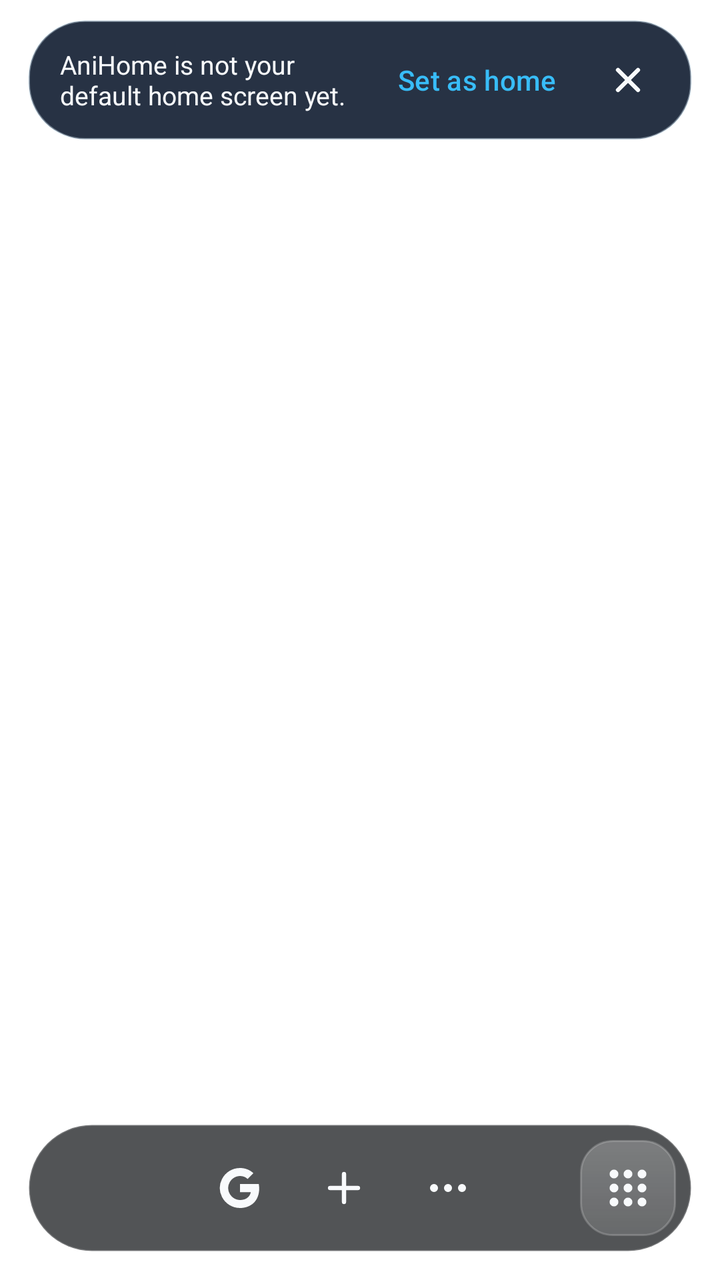
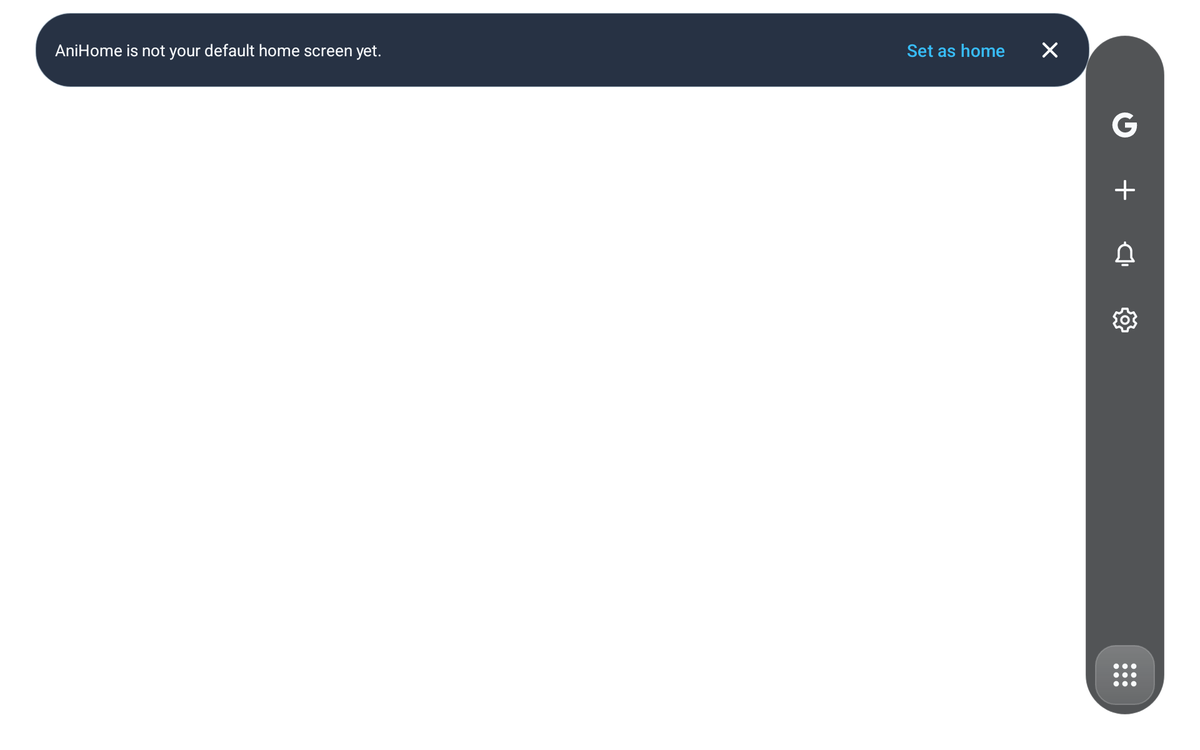

Compare how this app lays out the same screen by default and in its alternative resource folder. The renders come first, then the two layout files and the values they reference.
<!-- AndroidManifest.xml: activity theme Theme.AniHome.Home -->
<!-- res/layout/activity_home.xml -->
<?xml version="1.0" encoding="utf-8"?>
<FrameLayout xmlns:android="http://schemas.android.com/apk/res/android"
    xmlns:tools="http://schemas.android.com/tools"
    android:id="@+id/root"
    android:layout_width="match_parent"
    android:layout_height="match_parent">

    <LinearLayout
        android:id="@+id/content"
        android:layout_width="match_parent"
        android:layout_height="match_parent"
        android:orientation="vertical"
        android:paddingStart="@dimen/page_padding"
        android:paddingEnd="@dimen/page_padding" android:paddingBottom="88dp">

        <LinearLayout
            android:id="@+id/default_banner"
            android:layout_width="match_parent"
            android:layout_height="wrap_content"
            android:layout_marginTop="10dp"
            android:background="@drawable/bg_pill"
            android:gravity="center_vertical"
            android:orientation="horizontal"
            android:paddingStart="16dp"
            android:paddingTop="6dp"
            android:paddingEnd="8dp"
            android:paddingBottom="6dp"
            android:visibility="gone"
            tools:visibility="visible">

            <TextView
                android:layout_width="0dp"
                android:layout_height="wrap_content"
                android:layout_weight="1"
                android:text="@string/default_home_banner"
                android:textColor="@color/text"
                android:textSize="13sp" />

            <com.google.android.material.button.MaterialButton
                android:id="@+id/btn_default_home"
                style="@style/Widget.Material3.Button.TextButton"
                android:layout_width="wrap_content"
                android:layout_height="wrap_content"
                android:text="@string/default_home_set"
                android:textColor="@color/cyan" />
            <ImageButton android:id="@+id/btn_dismiss_default" style="@style/Widget.AniHome.BorderlessIconButton"
                android:src="@drawable/ic_close" android:contentDescription="Dismiss default home reminder" />
        </LinearLayout>
        <TextView android:id="@+id/edit_hint" android:layout_width="match_parent" android:layout_height="wrap_content"
            android:layout_marginTop="8dp" android:padding="10dp" android:background="@drawable/bg_pill"
            android:text="Hold a tile to move it. Drag widget edges to resize. Tap empty Home or Done to finish."
            android:textSize="13sp" android:textColor="@color/text" android:visibility="gone" />

        <androidx.core.widget.NestedScrollView
            android:id="@+id/home_scroll"
            android:layout_width="match_parent"
            android:layout_height="0dp"
            android:layout_weight="1"
            android:fillViewport="true"
            android:clipToPadding="false">
            <LinearLayout
                android:layout_width="match_parent"
                android:layout_height="wrap_content"
                android:orientation="vertical">
                <androidx.recyclerview.widget.RecyclerView
                    android:id="@+id/grid"
                    android:layout_width="match_parent"
                    android:layout_height="wrap_content"
                    android:nestedScrollingEnabled="false"
                    android:clipToPadding="false"
                    android:paddingTop="14dp"
                    tools:listitem="@layout/item_tile" />
                <androidx.recyclerview.widget.RecyclerView
                    android:id="@+id/widget_grid"
                    android:layout_width="match_parent"
                    android:layout_height="wrap_content"
                    android:nestedScrollingEnabled="false"
                    android:paddingBottom="24dp" />
            </LinearLayout>
        </androidx.core.widget.NestedScrollView>
    </LinearLayout>

    <LinearLayout android:id="@+id/control_rail" android:layout_width="match_parent" android:layout_height="64dp"
        android:layout_gravity="bottom" android:layout_marginStart="@dimen/page_padding" android:layout_marginEnd="@dimen/page_padding" android:layout_marginBottom="@dimen/page_padding"
        android:orientation="horizontal" android:gravity="center_vertical" android:background="@drawable/bg_dock_surface" android:padding="8dp">
        <ImageView android:id="@+id/rail_brand" android:layout_width="32dp" android:layout_height="32dp" android:src="@drawable/anibrave_lion" android:contentDescription="@null" />
        <LinearLayout android:layout_width="0dp" android:layout_height="match_parent" android:layout_weight="1" android:orientation="horizontal" android:gravity="center">
            <ImageButton android:id="@+id/btn_search" style="@style/Widget.AniHome.BorderlessIconButton" android:layout_marginStart="2dp" android:layout_marginEnd="2dp"
                android:src="@drawable/ic_google" android:contentDescription="@string/action_search" android:tooltipText="@string/action_search" android:visibility="visible" />
            <ImageButton android:id="@+id/btn_add" style="@style/Widget.AniHome.BorderlessIconButton" android:layout_marginStart="2dp" android:layout_marginEnd="2dp"
                android:src="@drawable/ic_add" android:contentDescription="@string/action_add" android:tooltipText="@string/action_add" android:visibility="visible" />
            <ImageButton android:id="@+id/btn_edit" style="@style/Widget.AniHome.BorderlessIconButton" android:layout_marginStart="2dp" android:layout_marginEnd="2dp"
                android:src="@drawable/ic_edit" android:contentDescription="@string/action_edit" android:tooltipText="@string/action_edit" android:visibility="gone" />
            <ImageButton android:id="@+id/btn_settings" style="@style/Widget.AniHome.BorderlessIconButton" android:layout_marginStart="2dp" android:layout_marginEnd="2dp"
                android:src="@drawable/ic_settings" android:contentDescription="@string/action_settings" android:tooltipText="@string/action_settings" android:visibility="gone" />
            <ImageButton android:id="@+id/btn_notifications" style="@style/Widget.AniHome.BorderlessIconButton" android:layout_marginStart="2dp" android:layout_marginEnd="2dp"
                android:src="@drawable/ic_notifications" android:contentDescription="@string/action_notifications" android:tooltipText="@string/action_notifications" android:visibility="gone" />
            <ImageButton android:id="@+id/btn_more" style="@style/Widget.AniHome.BorderlessIconButton" android:layout_marginStart="2dp" android:layout_marginEnd="2dp"
                android:src="@drawable/ic_more" android:contentDescription="@string/action_more" android:tooltipText="@string/action_more" android:visibility="visible" />
        </LinearLayout>
        <ImageButton android:id="@+id/btn_apps" style="@style/Widget.AniHome.BorderlessIconButton" android:src="@drawable/ic_dock_apps" android:background="@drawable/bg_dock_apps" android:contentDescription="@string/action_all_apps" android:tooltipText="@string/action_all_apps" />
    </LinearLayout>

    <TextView
        android:id="@+id/empty"
        android:layout_width="wrap_content"
        android:layout_height="wrap_content"
        android:layout_gravity="center"
        android:gravity="center"
        android:padding="32dp"
        android:text="@string/empty_home"
        android:textColor="@color/muted"
        android:textSize="15sp"
        android:visibility="gone" />
</FrameLayout>
<!-- resources referenced by this layout -->
<resources>
  <color name="cyan">#38BDF8</color>
  <color name="muted">#94A3B8</color>
  <color name="text">#F8FAFC</color>
  <dimen name="page_padding">14dp</dimen>
  <!-- drawable bg_dock_surface (drawable) -->
  <?xml version="1.0" encoding="utf-8"?>
  <shape xmlns:android="http://schemas.android.com/apk/res/android">
      <solid android:color="#B8101216" />
      <stroke android:width="1dp" android:color="#32FFFFFF" />
      <corners android:radius="@dimen/rail_radius" />
  </shape>
  <!-- drawable bg_pill (drawable) -->
  <?xml version="1.0" encoding="utf-8"?>
  <shape xmlns:android="http://schemas.android.com/apk/res/android" android:shape="rectangle">
      <solid android:color="#E6101C30" />
      <stroke android:width="1dp" android:color="@color/glass_line" />
      <corners android:radius="28dp" />
  </shape>
  <!-- drawable ic_add (drawable) -->
  <?xml version="1.0" encoding="utf-8"?>
  <vector xmlns:android="http://schemas.android.com/apk/res/android"
      android:width="24dp" android:height="24dp" android:viewportWidth="24" android:viewportHeight="24">
      <path android:pathData="M12,5V19M5,12H14M14,12H19" android:strokeColor="#FFFFFFFF" android:strokeWidth="2.1" android:strokeLineCap="round" android:strokeLineJoin="round" android:fillColor="#00000000" />
  </vector>
  <!-- drawable ic_more (drawable) -->
  <vector xmlns:android="http://schemas.android.com/apk/res/android" android:width="24dp" android:height="24dp" android:viewportWidth="24" android:viewportHeight="24"><path android:fillColor="#FFFFFFFF" android:pathData="M5,10a2,2 0,1 0,0 4a2,2 0,1 0,0 -4M12,10a2,2 0,1 0,0 4a2,2 0,1 0,0 -4M19,10a2,2 0,1 0,0 4a2,2 0,1 0,0 -4" /></vector>
  <!-- drawable ic_notifications (drawable) -->
  <vector xmlns:android="http://schemas.android.com/apk/res/android" android:width="24dp" android:height="24dp" android:viewportWidth="24" android:viewportHeight="24">
      <path android:fillColor="@android:color/transparent" android:strokeColor="#FFFFFFFF" android:strokeWidth="1.8" android:strokeLineJoin="round" android:strokeLineCap="round" android:pathData="M5,17 L7,14 L7,9 A5,5 0,0 1,17 9 L17,14 L19,17 Z M10,20 L14,20 M12,3 L12,2" />
  </vector>
  <string name="action_add">Add to home</string>
  <string name="action_all_apps">All apps</string>
  <string name="action_edit">Edit home</string>
  <string name="action_more">More controls</string>
  <string name="action_notifications">Open notifications</string>
  <string name="action_search">Search or open address</string>
  <string name="action_settings">Settings</string>
  <string name="default_home_banner">AniHome is not your default home screen yet.</string>
  <string name="default_home_set">Set as home</string>
  <string name="empty_home">Nothing here yet. Hold empty Home, then tap + to add apps, websites or widgets.</string>
  <style name="Widget.AniHome.BorderlessIconButton" parent="Widget.AniHome.IconButton">
          <item name="android:background">@drawable/bg_icon_button</item>
      </style>
  <style name="Theme.AniHome.Home" parent="Theme.AniHome">
          <item name="android:windowFullscreen">true</item>
      </style>
  <dimen name="rail_radius">100dp</dimen>
  <color name="glass_line">#66D8EAF8</color>
  <color name="ink">#060913</color>
  <color name="accent">#FF6B35</color>
  <color name="ink_soft">#141414</color>
  <style name="Theme.AniHome.Dialog" parent="ThemeOverlay.Material3.MaterialAlertDialog">
          <item name="colorSurface">@color/ink_soft</item>
          <item name="colorPrimary">@color/cyan</item>
          <item name="shapeAppearanceOverlay">@style/ShapeAppearance.AniHome.Dialog</item>
      </style>
  <style name="ShapeAppearance.AniHome.Dialog" parent="">
          <item name="cornerFamily">rounded</item>
          <item name="cornerSize">24dp</item>
      </style>
  <!-- some entries are left out for length -->
</resources>
<!-- res/layout-sw600dp-land/activity_home.xml (the repository's variant of the layout above) -->
<!-- drawn on a 7-inch tablet turned sideways -->
<?xml version="1.0" encoding="utf-8"?>
<FrameLayout xmlns:android="http://schemas.android.com/apk/res/android"
    xmlns:tools="http://schemas.android.com/tools"
    android:id="@+id/root"
    android:layout_width="match_parent"
    android:layout_height="match_parent">

    <LinearLayout
        android:id="@+id/content"
        android:layout_width="match_parent"
        android:layout_height="match_parent"
        android:orientation="vertical"
        android:paddingStart="@dimen/page_padding"
        android:paddingEnd="88dp">

        <LinearLayout
            android:id="@+id/default_banner"
            android:layout_width="match_parent"
            android:layout_height="wrap_content"
            android:layout_marginTop="10dp"
            android:background="@drawable/bg_pill"
            android:gravity="center_vertical"
            android:orientation="horizontal"
            android:paddingStart="16dp"
            android:paddingTop="6dp"
            android:paddingEnd="8dp"
            android:paddingBottom="6dp"
            android:visibility="gone"
            tools:visibility="visible">

            <TextView
                android:layout_width="0dp"
                android:layout_height="wrap_content"
                android:layout_weight="1"
                android:text="@string/default_home_banner"
                android:textColor="@color/text"
                android:textSize="13sp" />

            <com.google.android.material.button.MaterialButton
                android:id="@+id/btn_default_home"
                style="@style/Widget.Material3.Button.TextButton"
                android:layout_width="wrap_content"
                android:layout_height="wrap_content"
                android:text="@string/default_home_set"
                android:textColor="@color/cyan" />
            <ImageButton android:id="@+id/btn_dismiss_default" style="@style/Widget.AniHome.BorderlessIconButton"
                android:src="@drawable/ic_close" android:contentDescription="Dismiss default home reminder" />
        </LinearLayout>
        <androidx.core.widget.NestedScrollView
            android:id="@+id/home_scroll"
            android:layout_width="match_parent"
            android:layout_height="0dp"
            android:layout_weight="1"
            android:fillViewport="true"
            android:clipToPadding="false" android:clipChildren="false">
            <LinearLayout
                android:layout_width="match_parent"
                android:layout_height="wrap_content"
                android:orientation="vertical">
                <androidx.recyclerview.widget.RecyclerView
                    android:id="@+id/grid"
                    android:layout_width="match_parent"
                    android:layout_height="wrap_content"
                    android:nestedScrollingEnabled="false"
                    android:clipToPadding="false" android:clipChildren="false"
                    android:paddingTop="14dp"
                    tools:listitem="@layout/item_tile" />
                <androidx.recyclerview.widget.RecyclerView
                    android:id="@+id/widget_grid"
                    android:layout_width="match_parent"
                    android:layout_height="wrap_content"
                    android:nestedScrollingEnabled="false"
                    android:paddingBottom="24dp" />
            </LinearLayout>
        </androidx.core.widget.NestedScrollView>
    </LinearLayout>

    <LinearLayout
        android:id="@+id/control_rail"
        android:layout_width="64dp"
        android:layout_height="match_parent"
        android:layout_gravity="end"
        android:layout_marginEnd="@dimen/page_padding"
        android:layout_marginTop="@dimen/page_padding"
        android:layout_marginBottom="@dimen/page_padding"
        android:orientation="vertical"
        android:gravity="center_horizontal"
        android:background="@drawable/bg_dock_surface"
        android:padding="8dp">
        <ImageView android:id="@+id/rail_brand" android:layout_width="32dp" android:layout_height="32dp"
            android:src="@drawable/anibrave_lion" android:contentDescription="@null" />
        <androidx.core.widget.NestedScrollView
            android:layout_width="match_parent" android:layout_height="0dp"
            android:layout_weight="1" android:fillViewport="true" android:scrollbars="none">
            <LinearLayout android:layout_width="match_parent" android:layout_height="wrap_content"
                android:orientation="vertical" android:gravity="top|center_horizontal" android:paddingTop="8dp" android:paddingBottom="8dp">
                <ImageButton android:id="@+id/btn_search" style="@style/Widget.AniHome.BorderlessIconButton"
                    android:src="@drawable/ic_google" android:contentDescription="@string/action_search" android:tooltipText="@string/action_search" />
                <ImageButton android:id="@+id/btn_add" style="@style/Widget.AniHome.BorderlessIconButton" android:layout_marginTop="4dp"
                    android:src="@drawable/ic_add" android:contentDescription="@string/action_add" android:tooltipText="@string/action_add" />
                <ImageButton android:id="@+id/btn_notifications" style="@style/Widget.AniHome.BorderlessIconButton" android:layout_marginTop="4dp"
                    android:src="@drawable/ic_notifications" android:contentDescription="@string/action_notifications" android:tooltipText="@string/action_notifications" />
                <ImageButton android:id="@+id/btn_settings" style="@style/Widget.AniHome.BorderlessIconButton" android:layout_marginTop="4dp"
                    android:src="@drawable/ic_settings" android:contentDescription="@string/action_settings" android:tooltipText="@string/action_settings" />
                <ImageButton android:id="@+id/btn_more" style="@style/Widget.AniHome.BorderlessIconButton"
                    android:src="@drawable/ic_more" android:contentDescription="@string/action_more" android:tooltipText="@string/action_more" android:visibility="gone" />
            </LinearLayout>
        </androidx.core.widget.NestedScrollView>
        <ImageButton android:id="@+id/btn_edit" style="@style/Widget.AniHome.BorderlessIconButton" android:layout_marginTop="4dp"
            android:src="@drawable/ic_edit" android:contentDescription="@string/action_edit" android:tooltipText="@string/action_edit" android:visibility="gone" />
        <ImageButton android:id="@+id/btn_apps" style="@style/Widget.AniHome.BorderlessIconButton" android:layout_marginTop="4dp"
            android:src="@drawable/ic_dock_apps" android:background="@drawable/bg_dock_apps" android:contentDescription="@string/action_all_apps" android:tooltipText="@string/action_all_apps" />
    </LinearLayout>

    <TextView
        android:id="@+id/empty"
        android:layout_width="wrap_content"
        android:layout_height="wrap_content"
        android:layout_gravity="center"
        android:gravity="center"
        android:padding="32dp"
        android:text="@string/empty_home"
        android:textColor="@color/muted"
        android:textSize="15sp"
        android:visibility="gone" />
</FrameLayout>
<!-- resources referenced by the variant -->
<!-- as a 7-inch tablet turned sideways resolves them -->
<resources>
  <color name="cyan">#38BDF8</color>
  <color name="muted">#94A3B8</color>
  <color name="text">#F8FAFC</color>
  <!-- from res/values-sw600dp-land/ -->
  <dimen name="page_padding">28dp</dimen>
  <!-- drawable bg_dock_surface (drawable) -->
  <?xml version="1.0" encoding="utf-8"?>
  <shape xmlns:android="http://schemas.android.com/apk/res/android">
      <solid android:color="#B8101216" />
      <stroke android:width="1dp" android:color="#32FFFFFF" />
      <corners android:radius="@dimen/rail_radius" />
  </shape>
  <!-- drawable bg_pill (drawable) -->
  <?xml version="1.0" encoding="utf-8"?>
  <shape xmlns:android="http://schemas.android.com/apk/res/android" android:shape="rectangle">
      <solid android:color="#E6101C30" />
      <stroke android:width="1dp" android:color="@color/glass_line" />
      <corners android:radius="28dp" />
  </shape>
  <!-- drawable ic_add (drawable) -->
  <?xml version="1.0" encoding="utf-8"?>
  <vector xmlns:android="http://schemas.android.com/apk/res/android"
      android:width="24dp" android:height="24dp" android:viewportWidth="24" android:viewportHeight="24">
      <path android:pathData="M12,5V19M5,12H14M14,12H19" android:strokeColor="#FFFFFFFF" android:strokeWidth="2.1" android:strokeLineCap="round" android:strokeLineJoin="round" android:fillColor="#00000000" />
  </vector>
  <!-- drawable ic_more (drawable) -->
  <vector xmlns:android="http://schemas.android.com/apk/res/android" android:width="24dp" android:height="24dp" android:viewportWidth="24" android:viewportHeight="24"><path android:fillColor="#FFFFFFFF" android:pathData="M5,10a2,2 0,1 0,0 4a2,2 0,1 0,0 -4M12,10a2,2 0,1 0,0 4a2,2 0,1 0,0 -4M19,10a2,2 0,1 0,0 4a2,2 0,1 0,0 -4" /></vector>
  <!-- drawable ic_notifications (drawable) -->
  <vector xmlns:android="http://schemas.android.com/apk/res/android" android:width="24dp" android:height="24dp" android:viewportWidth="24" android:viewportHeight="24">
      <path android:fillColor="@android:color/transparent" android:strokeColor="#FFFFFFFF" android:strokeWidth="1.8" android:strokeLineJoin="round" android:strokeLineCap="round" android:pathData="M5,17 L7,14 L7,9 A5,5 0,0 1,17 9 L17,14 L19,17 Z M10,20 L14,20 M12,3 L12,2" />
  </vector>
  <string name="action_add">Add to home</string>
  <string name="action_all_apps">All apps</string>
  <string name="action_edit">Edit home</string>
  <string name="action_more">More controls</string>
  <string name="action_notifications">Open notifications</string>
  <string name="action_search">Search or open address</string>
  <string name="action_settings">Settings</string>
  <string name="default_home_banner">AniHome is not your default home screen yet.</string>
  <string name="default_home_set">Set as home</string>
  <string name="empty_home">Nothing here yet. Hold empty Home, then tap + to add apps, websites or widgets.</string>
  <style name="Widget.AniHome.BorderlessIconButton" parent="Widget.AniHome.IconButton">
          <item name="android:background">@drawable/bg_icon_button</item>
      </style>
  <style name="Theme.AniHome.Home" parent="Theme.AniHome">
          <item name="android:windowFullscreen">true</item>
      </style>
  <dimen name="rail_radius">100dp</dimen>
  <color name="glass_line">#66D8EAF8</color>
  <color name="ink">#060913</color>
  <color name="accent">#FF6B35</color>
  <color name="ink_soft">#141414</color>
  <style name="Theme.AniHome.Dialog" parent="ThemeOverlay.Material3.MaterialAlertDialog">
          <item name="colorSurface">@color/ink_soft</item>
          <item name="colorPrimary">@color/cyan</item>
          <item name="shapeAppearanceOverlay">@style/ShapeAppearance.AniHome.Dialog</item>
      </style>
  <style name="ShapeAppearance.AniHome.Dialog" parent="">
          <item name="cornerFamily">rounded</item>
          <item name="cornerSize">24dp</item>
      </style>
  <!-- some entries are left out for length -->
</resources>
